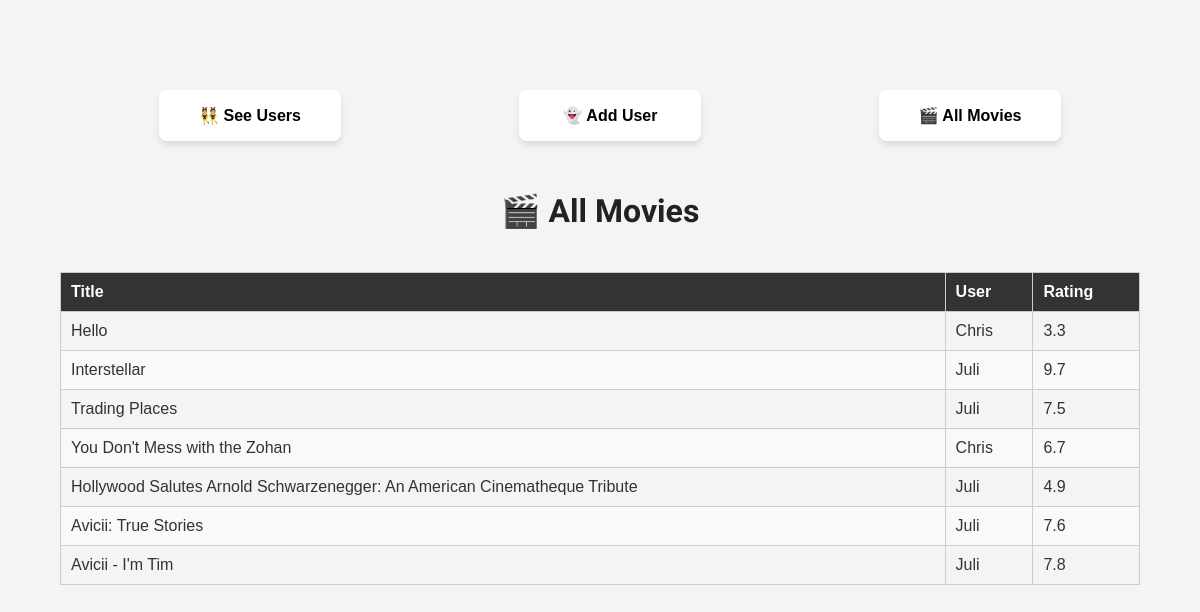
/all_movies, run on an earlier commit of the app's database.
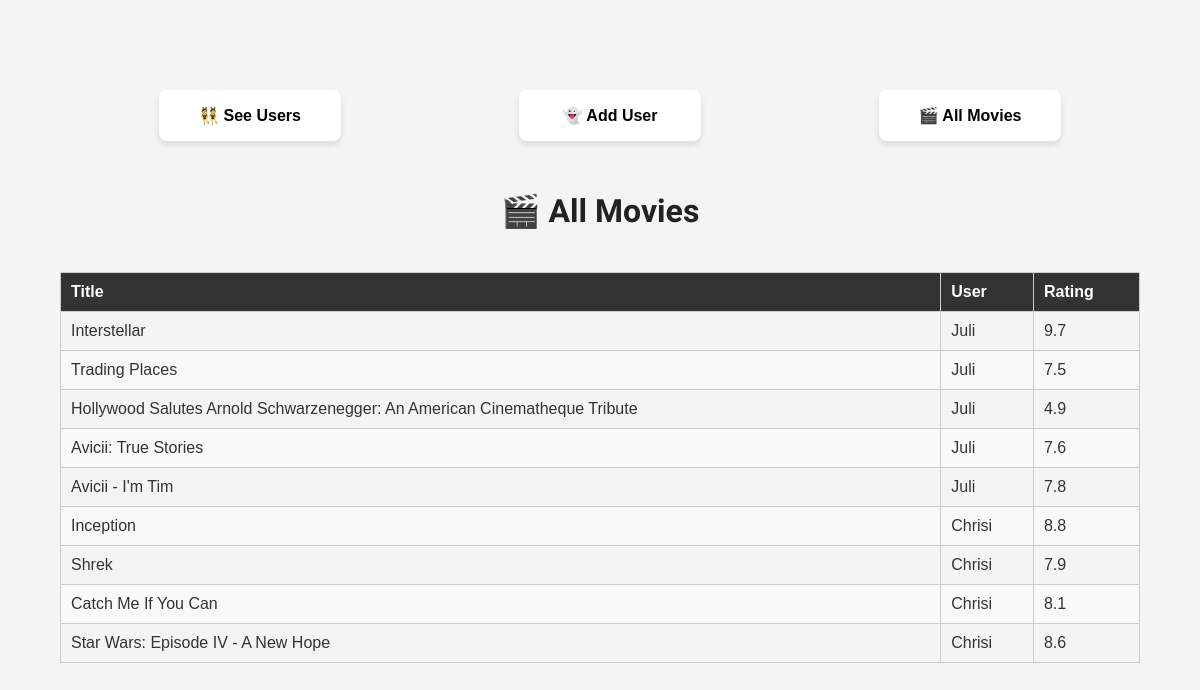
And on a later commit of the database.
### models.py (models this page shows, shortened)
class Movie(db.Model):
    __tablename__ = 'movies'
    movie_id = db.Column(db.Integer, primary_key=True)
    movie_name = db.Column(db.String)
    movie_director = db.Column(db.String)
    movie_year = db.Column(db.Integer)
    movie_rating = db.Column(db.Float)
    poster_url = db.Column(db.String)
    imdb_url = db.Column(db.String)
    user_id = db.Column(db.Integer, db.ForeignKey('users.user_id'))
    reviews = db.relationship('Review', backref='movie', cascade="all, delete-orphan")

class User(db.Model):
    __tablename__ = 'users'
    user_id = db.Column(db.Integer, primary_key=True)
    user_name = db.Column(db.String)
    movies = db.relationship('Movie', backref='user', cascade='all, delete', lazy=True)

### app.py (the view)
@app.route('/all_movies')
def all_movies():
    movies = Movie.query.all()
    return render_template('all_movies.html', movies=movies)

### templates/all_movies.html (shortened to what this page needs)
{% extends "base.html" %}
{% block content %}
<h1>🎬 All Movies</h1>
<table class="movie-table">
    <thead>
        <tr>
            <th>Title</th>
            <th>User</th>
            <th>Rating</th>
        </tr>
    </thead>
    <tbody>
        {% for movie in movies %}
        <tr>
            <td>{{ movie.movie_name }}</td>
            <td>{{ movie.user.user_name }}</td>
            <td>{{ movie.movie_rating }}</td>
        </tr>
        {% else %}
        <tr>
            <td colspan="3">No movies found.</td>
        </tr>
        {% endfor %}
    </tbody>
</table>
{% endblock %}

### templates/base.html (shortened to what this page needs)
<!doctype html>
<html lang="en">
<head>
    <link rel="stylesheet" href="{{ url_for('static', filename='style.css') }}">
</head>
<body>
    <div class="container">
        <nav class="navbar">
            <a href="{{ url_for('list_users') }}">👯 See Users</a>
            <a href="{{ url_for('add_user') }}">👻 Add User</a>
            <a href="{{ url_for('all_movies') }}">🎬 All Movies</a>
        </nav>
        {% block content %}{% endblock %}
    </div>
</body>
</html>

### static/style.css (style rules this page uses)
body { font-family: Arial, sans-serif; margin: 40px; background-color: #f4f4f4; color: #333; }
h1 { font-family: 'Rowdies', sans-serif; text-align: center; color: #222; }
.navbar { width: 100%; display: flex; justify-content: space-around; padding: 30px 10px; }
.navbar a { background-color: white; border-radius: 8px; box-shadow: 0 4px 6px rgba(0,0,0,0.1); padding: 16px; width: 150px; text-align: center; color: black; font-weight: 800; }
.container { max-width: 1200px; display: flex; flex-direction: column; justify-content: center; margin: auto; padding: 20px; }
a { text-decoration: none; color: #007BFF; }
.movie-table { width: 100%; border-collapse: collapse; margin-top: 20px; }
.movie-table th, .movie-table td { padding: 10px; border: 1px solid #ccc; text-align: left; }
.movie-table th { background-color: #333; color: white; }
.movie-table tr:nth-child(even) { background-color: #f9f9f9; }

What changed in the data, as far as the page shows it:
removed Movie: movie_name "Hello", user.user_name "Chris", movie_rating "3.3"
removed Movie: movie_name "You Don't Mess with the Zohan", user.user_name "Chris", movie_rating "6.7"
added Movie: movie_name "Inception", user.user_name "Chrisi", movie_rating "8.8"
added Movie: movie_name "Shrek", user.user_name "Chrisi", movie_rating "7.9"
added Movie: movie_name "Catch Me If You Can", user.user_name "Chrisi", movie_rating "8.1"
added Movie: movie_name "Star Wars: Episode IV - A New Hope", user.user_name "Chrisi", movie_rating "8.6"
